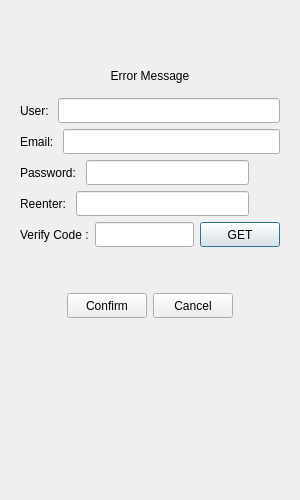
<?xml version="1.0" encoding="UTF-8"?>
<ui version="4.0">
 <class>SigninDialog</class>
 <widget class="QDialog" name="SigninDialog">
  <property name="geometry">
   <rect>
    <x>0</x>
    <y>0</y>
    <width>300</width>
    <height>500</height>
   </rect>
  </property>
  <property name="minimumSize">
   <size>
    <width>300</width>
    <height>500</height>
   </size>
  </property>
  <property name="maximumSize">
   <size>
    <width>300</width>
    <height>500</height>
   </size>
  </property>
  <property name="windowTitle">
   <string>Dialog</string>
  </property>
  <layout class="QVBoxLayout" name="verticalLayout_2">
   <item>
    <layout class="QVBoxLayout" name="verticalLayout">
     <item>
      <widget class="QStackedWidget" name="stackedWidget">
       <property name="currentIndex">
        <number>0</number>
       </property>
       <widget class="QWidget" name="page">
        <layout class="QVBoxLayout" name="verticalLayout_3">
         <item>
          <spacer name="verticalSpacer_2">
           <property name="orientation">
            <enum>Qt::Orientation::Vertical</enum>
           </property>
           <property name="sizeHint" stdset="0">
            <size>
             <width>20</width>
             <height>40</height>
            </size>
           </property>
          </spacer>
         </item>
         <item>
          <widget class="QWidget" name="widget" native="true">
           <layout class="QHBoxLayout" name="horizontalLayout_7">
            <item>
             <widget class="QLabel" name="error_label">
              <property name="text">
               <string>Error Message</string>
              </property>
              <property name="alignment">
               <set>Qt::AlignmentFlag::AlignCenter</set>
              </property>
             </widget>
            </item>
           </layout>
          </widget>
         </item>
         <item>
          <layout class="QHBoxLayout" name="horizontalLayout">
           <item>
            <widget class="QLabel" name="user_label">
             <property name="minimumSize">
              <size>
               <width>0</width>
               <height>25</height>
              </size>
             </property>
             <property name="maximumSize">
              <size>
               <width>16777215</width>
               <height>25</height>
              </size>
             </property>
             <property name="text">
              <string>User: </string>
             </property>
            </widget>
           </item>
           <item>
            <widget class="QLineEdit" name="user_edit">
             <property name="minimumSize">
              <size>
               <width>0</width>
               <height>25</height>
              </size>
             </property>
             <property name="maximumSize">
              <size>
               <width>16777215</width>
               <height>25</height>
              </size>
             </property>
            </widget>
           </item>
          </layout>
         </item>
         <item>
          <layout class="QHBoxLayout" name="horizontalLayout_2">
           <item>
            <widget class="QLabel" name="email_label">
             <property name="minimumSize">
              <size>
               <width>0</width>
               <height>25</height>
              </size>
             </property>
             <property name="maximumSize">
              <size>
               <width>16777215</width>
               <height>25</height>
              </size>
             </property>
             <property name="text">
              <string>Email: </string>
             </property>
            </widget>
           </item>
           <item>
            <widget class="QLineEdit" name="email_edit">
             <property name="minimumSize">
              <size>
               <width>0</width>
               <height>25</height>
              </size>
             </property>
             <property name="maximumSize">
              <size>
               <width>16777215</width>
               <height>25</height>
              </size>
             </property>
            </widget>
           </item>
          </layout>
         </item>
         <item>
          <layout class="QHBoxLayout" name="horizontalLayout_3">
           <item>
            <widget class="QLabel" name="pass_label">
             <property name="minimumSize">
              <size>
               <width>0</width>
               <height>25</height>
              </size>
             </property>
             <property name="maximumSize">
              <size>
               <width>16777215</width>
               <height>25</height>
              </size>
             </property>
             <property name="text">
              <string>Password: </string>
             </property>
            </widget>
           </item>
           <item>
            <widget class="QLineEdit" name="pass_edit">
             <property name="minimumSize">
              <size>
               <width>0</width>
               <height>25</height>
              </size>
             </property>
             <property name="maximumSize">
              <size>
               <width>16777215</width>
               <height>25</height>
              </size>
             </property>
             <property name="echoMode">
              <enum>QLineEdit::EchoMode::Password</enum>
             </property>
            </widget>
           </item>
           <item>
            <widget class="ClickedLabel" name="pass_visible">
             <property name="minimumSize">
              <size>
               <width>25</width>
               <height>25</height>
              </size>
             </property>
             <property name="maximumSize">
              <size>
               <width>25</width>
               <height>25</height>
              </size>
             </property>
             <property name="text">
              <string/>
             </property>
            </widget>
           </item>
          </layout>
         </item>
         <item>
          <layout class="QHBoxLayout" name="horizontalLayout_4">
           <item>
            <widget class="QLabel" name="repass_label">
             <property name="minimumSize">
              <size>
               <width>0</width>
               <height>25</height>
              </size>
             </property>
             <property name="maximumSize">
              <size>
               <width>16777215</width>
               <height>25</height>
              </size>
             </property>
             <property name="text">
              <string>Reenter: </string>
             </property>
            </widget>
           </item>
           <item>
            <widget class="QLineEdit" name="repass_edit">
             <property name="minimumSize">
              <size>
               <width>0</width>
               <height>25</height>
              </size>
             </property>
             <property name="maximumSize">
              <size>
               <width>16777215</width>
               <height>25</height>
              </size>
             </property>
             <property name="echoMode">
              <enum>QLineEdit::EchoMode::Password</enum>
             </property>
            </widget>
           </item>
           <item>
            <widget class="ClickedLabel" name="repass_visible">
             <property name="minimumSize">
              <size>
               <width>25</width>
               <height>25</height>
              </size>
             </property>
             <property name="maximumSize">
              <size>
               <width>25</width>
               <height>25</height>
              </size>
             </property>
             <property name="text">
              <string/>
             </property>
            </widget>
           </item>
          </layout>
         </item>
         <item>
          <layout class="QHBoxLayout" name="horizontalLayout_5">
           <item>
            <widget class="QLabel" name="code_label">
             <property name="minimumSize">
              <size>
               <width>0</width>
               <height>25</height>
              </size>
             </property>
             <property name="maximumSize">
              <size>
               <width>16777215</width>
               <height>25</height>
              </size>
             </property>
             <property name="text">
              <string>Verify Code :</string>
             </property>
            </widget>
           </item>
           <item>
            <widget class="QLineEdit" name="code_edit">
             <property name="minimumSize">
              <size>
               <width>0</width>
               <height>25</height>
              </size>
             </property>
             <property name="maximumSize">
              <size>
               <width>16777215</width>
               <height>25</height>
              </size>
             </property>
             <property name="echoMode">
              <enum>QLineEdit::EchoMode::Normal</enum>
             </property>
            </widget>
           </item>
           <item>
            <widget class="TimerBtn" name="get_Code">
             <property name="minimumSize">
              <size>
               <width>0</width>
               <height>25</height>
              </size>
             </property>
             <property name="maximumSize">
              <size>
               <width>16777215</width>
               <height>25</height>
              </size>
             </property>
             <property name="text">
              <string>GET</string>
             </property>
            </widget>
           </item>
          </layout>
         </item>
         <item>
          <spacer name="verticalSpacer">
           <property name="orientation">
            <enum>Qt::Orientation::Vertical</enum>
           </property>
           <property name="sizeHint" stdset="0">
            <size>
             <width>20</width>
             <height>40</height>
            </size>
           </property>
          </spacer>
         </item>
         <item>
          <layout class="QHBoxLayout" name="horizontalLayout_6">
           <item>
            <spacer name="horizontalSpacer">
             <property name="orientation">
              <enum>Qt::Orientation::Horizontal</enum>
             </property>
             <property name="sizeHint" stdset="0">
              <size>
               <width>40</width>
               <height>20</height>
              </size>
             </property>
            </spacer>
           </item>
           <item>
            <widget class="QPushButton" name="sure_btn">
             <property name="minimumSize">
              <size>
               <width>0</width>
               <height>25</height>
              </size>
             </property>
             <property name="maximumSize">
              <size>
               <width>16777215</width>
               <height>25</height>
              </size>
             </property>
             <property name="text">
              <string>Confirm</string>
             </property>
            </widget>
           </item>
           <item>
            <widget class="QPushButton" name="cancel_btn">
             <property name="minimumSize">
              <size>
               <width>0</width>
               <height>25</height>
              </size>
             </property>
             <property name="maximumSize">
              <size>
               <width>16777215</width>
               <height>25</height>
              </size>
             </property>
             <property name="text">
              <string>Cancel</string>
             </property>
            </widget>
           </item>
           <item>
            <spacer name="horizontalSpacer_2">
             <property name="orientation">
              <enum>Qt::Orientation::Horizontal</enum>
             </property>
             <property name="sizeHint" stdset="0">
              <size>
               <width>40</width>
               <height>20</height>
              </size>
             </property>
            </spacer>
           </item>
          </layout>
         </item>
         <item>
          <spacer name="verticalSpacer_3">
           <property name="orientation">
            <enum>Qt::Orientation::Vertical</enum>
           </property>
           <property name="sizeHint" stdset="0">
            <size>
             <width>20</width>
             <height>40</height>
            </size>
           </property>
          </spacer>
         </item>
        </layout>
       </widget>
       <widget class="QWidget" name="page_2">
        <layout class="QVBoxLayout" name="verticalLayout_4">
         <item>
          <spacer name="verticalSpacer_4">
           <property name="orientation">
            <enum>Qt::Orientation::Vertical</enum>
           </property>
           <property name="sizeHint" stdset="0">
            <size>
             <width>20</width>
             <height>40</height>
            </size>
           </property>
          </spacer>
         </item>
         <item>
          <widget class="QLabel" name="tip_lb">
           <property name="minimumSize">
            <size>
             <width>50</width>
             <height>50</height>
            </size>
           </property>
           <property name="text">
            <string>User registered successfully</string>
           </property>
           <property name="alignment">
            <set>Qt::AlignmentFlag::AlignCenter</set>
           </property>
          </widget>
         </item>
         <item>
          <widget class="QLabel" name="tip2_lb">
           <property name="text">
            <string>Will be returned to log in page in 5s </string>
           </property>
           <property name="alignment">
            <set>Qt::AlignmentFlag::AlignCenter</set>
           </property>
          </widget>
         </item>
         <item>
          <spacer name="verticalSpacer_5">
           <property name="orientation">
            <enum>Qt::Orientation::Vertical</enum>
           </property>
           <property name="sizeHint" stdset="0">
            <size>
             <width>20</width>
             <height>40</height>
            </size>
           </property>
          </spacer>
         </item>
         <item>
          <widget class="QWidget" name="widget_2" native="true">
           <layout class="QHBoxLayout" name="horizontalLayout_8">
            <item>
             <spacer name="horizontalSpacer_3">
              <property name="orientation">
               <enum>Qt::Orientation::Horizontal</enum>
              </property>
              <property name="sizeHint" stdset="0">
               <size>
                <width>40</width>
                <height>20</height>
               </size>
              </property>
             </spacer>
            </item>
            <item>
             <widget class="QPushButton" name="returnbtn">
              <property name="text">
               <string>PushButton</string>
              </property>
             </widget>
            </item>
            <item>
             <spacer name="horizontalSpacer_4">
              <property name="orientation">
               <enum>Qt::Orientation::Horizontal</enum>
              </property>
              <property name="sizeHint" stdset="0">
               <size>
                <width>40</width>
                <height>20</height>
               </size>
              </property>
             </spacer>
            </item>
           </layout>
          </widget>
         </item>
        </layout>
       </widget>
      </widget>
     </item>
     <item>
      <spacer name="verticalSpacer_6">
       <property name="orientation">
        <enum>Qt::Orientation::Vertical</enum>
       </property>
       <property name="sizeHint" stdset="0">
        <size>
         <width>20</width>
         <height>40</height>
        </size>
       </property>
      </spacer>
     </item>
    </layout>
   </item>
  </layout>
 </widget>
 <customwidgets>
  <customwidget>
   <class>TimerBtn</class>
   <extends>QPushButton</extends>
   <header>timerbtn.h</header>
  </customwidget>
  <customwidget>
   <class>ClickedLabel</class>
   <extends>QLabel</extends>
   <header location="global">clickedlabel.h</header>
  </customwidget>
 </customwidgets>
 <resources/>
 <connections/>
</ui>
